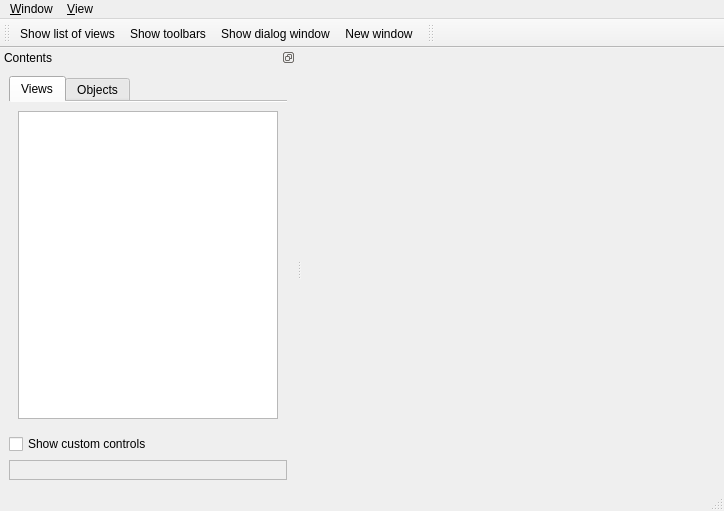
<?xml version="1.0" encoding="UTF-8"?>
<ui version="4.0">
 <class>MainWindow</class>
 <widget class="QMainWindow" name="MainWindow">
  <property name="geometry">
   <rect>
    <x>0</x>
    <y>0</y>
    <width>724</width>
    <height>511</height>
   </rect>
  </property>
  <property name="windowTitle">
   <string>CAST Viewer</string>
  </property>
  <property name="windowIcon">
   <iconset resource="images.qrc">
    <normaloff>:/appIcon/cogxViewer_icon.png</normaloff>:/appIcon/cogxViewer_icon.png</iconset>
  </property>
  <widget class="QWidget" name="centralwidget">
   <layout class="QVBoxLayout" name="verticalLayout">
    <item>
     <widget class="QViewContainer" name="drawingArea" native="true">
      <layout class="QVBoxLayout" name="verticalLayout_2">
       <item>
        <widget class="QCastView" name="_cast_view_unused" native="true">
         <property name="minimumSize">
          <size>
           <width>200</width>
           <height>200</height>
          </size>
         </property>
        </widget>
       </item>
      </layout>
     </widget>
    </item>
   </layout>
  </widget>
  <widget class="QMenuBar" name="menubar">
   <property name="geometry">
    <rect>
     <x>0</x>
     <y>0</y>
     <width>724</width>
     <height>20</height>
    </rect>
   </property>
   <widget class="QMenu" name="menu_View">
    <property name="title">
     <string>&amp;View</string>
    </property>
    <addaction name="actViewSelectSubmenu"/>
    <addaction name="separator"/>
    <addaction name="actShowViewList"/>
    <addaction name="actShowToolbars"/>
    <addaction name="actShowDialogWindow"/>
    <addaction name="actRefreshViewList"/>
   </widget>
   <widget class="QMenu" name="menuQuit">
    <property name="title">
     <string>&amp;Window</string>
    </property>
    <addaction name="actNewWindow"/>
    <addaction name="actCloseSomeWindows"/>
    <addaction name="separator"/>
    <addaction name="actSaveWindowLayout"/>
    <addaction name="actRestoreWindowLayout"/>
    <addaction name="actSetStartupLayout"/>
   </widget>
   <addaction name="menuQuit"/>
   <addaction name="menu_View"/>
  </widget>
  <widget class="QStatusBar" name="statusbar"/>
  <widget class="QDockWidget" name="dockWidget">
   <property name="features">
    <set>QDockWidget::DockWidgetFloatable|QDockWidget::DockWidgetMovable</set>
   </property>
   <property name="windowTitle">
    <string>Contents</string>
   </property>
   <attribute name="dockWidgetArea">
    <number>1</number>
   </attribute>
   <widget class="QWidget" name="dockWidgetContents">
    <layout class="QVBoxLayout" name="verticalLayout_6">
     <item>
      <widget class="QTabWidget" name="tabWidget">
       <property name="sizePolicy">
        <sizepolicy hsizetype="Expanding" vsizetype="Expanding">
         <horstretch>0</horstretch>
         <verstretch>1</verstretch>
        </sizepolicy>
       </property>
       <property name="minimumSize">
        <size>
         <width>0</width>
         <height>120</height>
        </size>
       </property>
       <property name="toolTip">
        <string/>
       </property>
       <property name="tabPosition">
        <enum>QTabWidget::North</enum>
       </property>
       <property name="tabShape">
        <enum>QTabWidget::Rounded</enum>
       </property>
       <property name="currentIndex">
        <number>0</number>
       </property>
       <property name="usesScrollButtons">
        <bool>true</bool>
       </property>
       <property name="documentMode">
        <bool>true</bool>
       </property>
       <widget class="QWidget" name="tabViews">
        <attribute name="title">
         <string>Views</string>
        </attribute>
        <attribute name="toolTip">
         <string>List of views</string>
        </attribute>
        <layout class="QVBoxLayout" name="verticalLayout_4">
         <item>
          <widget class="QListWidget" name="listWidget">
           <property name="minimumSize">
            <size>
             <width>80</width>
             <height>0</height>
            </size>
           </property>
          </widget>
         </item>
        </layout>
       </widget>
       <widget class="QWidget" name="tabObjects">
        <attribute name="title">
         <string>Objects</string>
        </attribute>
        <attribute name="toolTip">
         <string>Objects in current view</string>
        </attribute>
        <layout class="QVBoxLayout" name="verticalLayout_3">
         <item>
          <widget class="QTreeWidget" name="treeObjects">
           <attribute name="headerVisible">
            <bool>false</bool>
           </attribute>
           <column>
            <property name="text">
             <string notr="true">1</string>
            </property>
           </column>
          </widget>
         </item>
        </layout>
       </widget>
      </widget>
     </item>
     <item>
      <widget class="QCheckBox" name="ckCustomControls">
       <property name="text">
        <string>Show custom controls</string>
       </property>
      </widget>
     </item>
     <item>
      <widget class="QCustomGuiPanel" name="wgCustomGui">
       <property name="sizePolicy">
        <sizepolicy hsizetype="Preferred" vsizetype="Minimum">
         <horstretch>0</horstretch>
         <verstretch>0</verstretch>
        </sizepolicy>
       </property>
       <property name="minimumSize">
        <size>
         <width>0</width>
         <height>20</height>
        </size>
       </property>
       <property name="frameShape">
        <enum>QFrame::StyledPanel</enum>
       </property>
       <property name="frameShadow">
        <enum>QFrame::Sunken</enum>
       </property>
      </widget>
     </item>
    </layout>
   </widget>
  </widget>
  <widget class="QToolBar" name="mainToolBar">
   <property name="sizePolicy">
    <sizepolicy hsizetype="Preferred" vsizetype="Fixed">
     <horstretch>0</horstretch>
     <verstretch>0</verstretch>
    </sizepolicy>
   </property>
   <property name="minimumSize">
    <size>
     <width>0</width>
     <height>22</height>
    </size>
   </property>
   <property name="maximumSize">
    <size>
     <width>16777215</width>
     <height>32</height>
    </size>
   </property>
   <property name="windowTitle">
    <string>Main Tool Bar</string>
   </property>
   <attribute name="toolBarArea">
    <enum>TopToolBarArea</enum>
   </attribute>
   <attribute name="toolBarBreak">
    <bool>false</bool>
   </attribute>
   <addaction name="actShowViewList"/>
   <addaction name="actShowToolbars"/>
   <addaction name="actShowDialogWindow"/>
   <addaction name="actNewWindow"/>
  </widget>
  <widget class="QCustomToolBar" name="componentToolBar">
   <property name="sizePolicy">
    <sizepolicy hsizetype="Preferred" vsizetype="Fixed">
     <horstretch>0</horstretch>
     <verstretch>0</verstretch>
    </sizepolicy>
   </property>
   <property name="minimumSize">
    <size>
     <width>0</width>
     <height>22</height>
    </size>
   </property>
   <property name="maximumSize">
    <size>
     <width>16777215</width>
     <height>32</height>
    </size>
   </property>
   <property name="windowTitle">
    <string>Component Tool Bar</string>
   </property>
   <attribute name="toolBarArea">
    <enum>TopToolBarArea</enum>
   </attribute>
   <attribute name="toolBarBreak">
    <bool>false</bool>
   </attribute>
  </widget>
  <action name="actShowViewList">
   <property name="checkable">
    <bool>true</bool>
   </property>
   <property name="icon">
    <iconset resource="images.qrc">
     <normaloff>:/toolButton/tbViews.png</normaloff>:/toolButton/tbViews.png</iconset>
   </property>
   <property name="text">
    <string>Show list of &amp;views</string>
   </property>
   <property name="toolTip">
    <string>Show list of views</string>
   </property>
  </action>
  <action name="actRefreshViewList">
   <property name="text">
    <string>&amp;Refresh list of views</string>
   </property>
  </action>
  <action name="actNewWindow">
   <property name="icon">
    <iconset resource="images.qrc">
     <normaloff>:/toolButton/tbNewWindow.png</normaloff>:/toolButton/tbNewWindow.png</iconset>
   </property>
   <property name="text">
    <string>&amp;New window</string>
   </property>
  </action>
  <action name="actSaveWindowLayout">
   <property name="text">
    <string>&amp;Save window layout ...</string>
   </property>
  </action>
  <action name="actCloseSomeWindows">
   <property name="text">
    <string>Close some windows</string>
   </property>
  </action>
  <action name="actSetStartupLayout">
   <property name="text">
    <string>Set startup layout ...</string>
   </property>
  </action>
  <action name="actRestoreWindowLayout">
   <property name="text">
    <string>&amp;Restore window layout ...</string>
   </property>
  </action>
  <action name="actViewSelectSubmenu">
   <property name="enabled">
    <bool>false</bool>
   </property>
   <property name="text">
    <string>Select</string>
   </property>
  </action>
  <action name="actShowCustomControls">
   <property name="checkable">
    <bool>true</bool>
   </property>
   <property name="text">
    <string>Show custom controls</string>
   </property>
  </action>
  <action name="actShowToolbars">
   <property name="checkable">
    <bool>true</bool>
   </property>
   <property name="checked">
    <bool>false</bool>
   </property>
   <property name="icon">
    <iconset resource="images.qrc">
     <normaloff>:/toolButton/tbToolbars.png</normaloff>:/toolButton/tbToolbars.png</iconset>
   </property>
   <property name="text">
    <string>Show &amp;toolbars</string>
   </property>
  </action>
  <action name="actShowDialogWindow">
   <property name="checkable">
    <bool>true</bool>
   </property>
   <property name="enabled">
    <bool>true</bool>
   </property>
   <property name="icon">
    <iconset resource="images.qrc">
     <normaloff>:/toolButton/tbDialogs.png</normaloff>:/toolButton/tbDialogs.png</iconset>
   </property>
   <property name="text">
    <string>Show &amp;dialog window</string>
   </property>
  </action>
 </widget>
 <customwidgets>
  <customwidget>
   <class>QCastView</class>
   <extends>QWidget</extends>
   <header>qtui/QCastView.hpp</header>
   <container>1</container>
  </customwidget>
  <customwidget>
   <class>QCustomGuiPanel</class>
   <extends>QFrame</extends>
   <header>qtui/QCustomGuiPanel.hpp</header>
   <container>1</container>
  </customwidget>
  <customwidget>
   <class>QViewContainer</class>
   <extends>QWidget</extends>
   <header>qtui/QViewContainer.hpp</header>
   <container>1</container>
  </customwidget>
  <customwidget>
   <class>QCustomToolBar</class>
   <extends>QToolBar</extends>
   <header>qtui/QCustomToolBar.hpp</header>
  </customwidget>
 </customwidgets>
 <resources>
  <include location="jquery.qrc"/>
  <include location="images.qrc"/>
 </resources>
 <connections>
  <connection>
   <sender>ckCustomControls</sender>
   <signal>stateChanged(int)</signal>
   <receiver>actShowCustomControls</receiver>
   <slot>trigger()</slot>
   <hints>
    <hint type="sourcelabel">
     <x>142</x>
     <y>450</y>
    </hint>
    <hint type="destinationlabel">
     <x>-1</x>
     <y>-1</y>
    </hint>
   </hints>
  </connection>
 </connections>
</ui>
